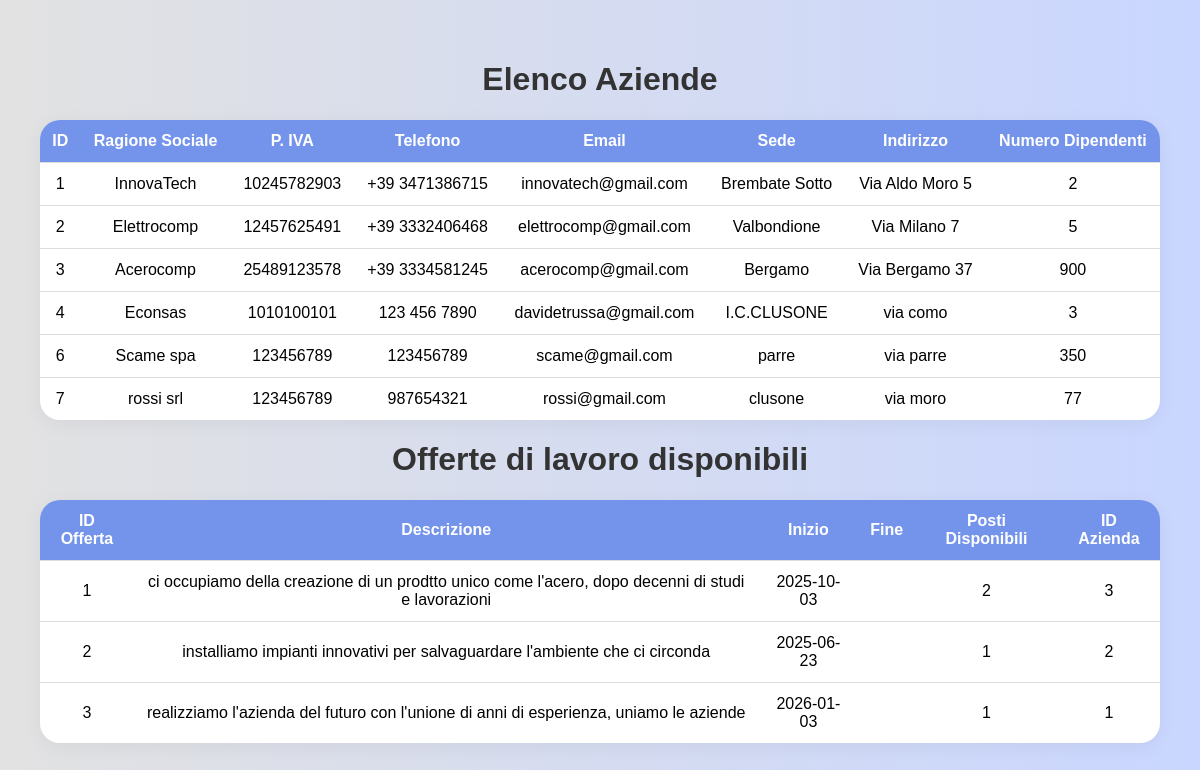
Page /mostra_azienda.php on the committed database.
### tables this page shows
CREATE TABLE `aziende` (
  `ID_Azienda` int(11) NOT NULL,
  `RagioneSociale` varchar(30) NOT NULL,
  `P_Iva` varchar(30) NOT NULL,
  `Telefono` varchar(30) NOT NULL,
  `Email` varchar(30) NOT NULL,
  `Sede` varchar(30) NOT NULL,
  `Indirizzo` varchar(30) NOT NULL,
  `N_Dipendenti` int(11) NOT NULL
);

CREATE TABLE `offertedilavoro` (
  `ID_Offerta` int(11) NOT NULL,
  `Descrizione` varchar(100) NOT NULL,
  `Inizio` date NOT NULL,
  `Fine` date DEFAULT NULL,
  `PostiDisponibili` int(11) NOT NULL,
  `id_Azienda` int(11) NOT NULL
);

### mostra_azienda.php (the view, shortened to what this page needs)
<!DOCTYPE html>
<html lang="it">
<head>
    <link rel="stylesheet" href="css/mostra.css">
</head>
<body>
    <div class="container">
        <?php
        require('connessione.php');
        $sqlAziende = "SELECT * FROM aziende";
        $risAziende = $conn->query($sqlAziende);
        echo "<h1>Elenco Aziende</h1>";
        if ($risAziende->num_rows > 0) {
            echo "<table>
                <tr>
                    <th>ID</th>
                    <th>Ragione Sociale</th>
                    <th>P. IVA</th>
                    <th>Telefono</th>
                    <th>Email</th>
                    <th>Sede</th>
                    <th>Indirizzo</th>
                    <th>Numero Dipendenti</th>
                </tr>";
            foreach ($risAziende as $riga) {
                echo "<tr>
                    <td>" . htmlspecialchars($riga['ID_Azienda']) . "</td>
                    <td>" . htmlspecialchars($riga['RagioneSociale']) . "</td>
                    <td>" . htmlspecialchars($riga['P_Iva']) . "</td>
                    <td>" . htmlspecialchars($riga['Telefono']) . "</td>
                    <td>" . htmlspecialchars($riga['Email']) . "</td>
                    <td>" . htmlspecialchars($riga['Sede']) . "</td>
                    <td>" . htmlspecialchars($riga['Indirizzo']) . "</td>
                    <td>" . htmlspecialchars($riga['N_Dipendenti']) . "</td>
                </tr>";
            }
            echo "</table>";
        } else {
            echo "<p>Nessuna azienda trovata.</p>";
        }
        $sqlOfferte = "SELECT * FROM offertedilavoro";
        $risOfferte = $conn->query($sqlOfferte);
        echo "<h1>Offerte di lavoro disponibili</h1>";
        if ($risOfferte->num_rows > 0) {
            echo "<table>
                <tr>
                    <th>ID Offerta</th>
                    <th>Descrizione</th>
                    <th>Inizio</th>
                    <th>Fine</th>
                    <th>Posti Disponibili</th>
                    <th>ID Azienda</th>
                </tr>";
            foreach ($risOfferte as $offerta) {
                echo "<tr>
                    <td>" . htmlspecialchars($offerta['ID_Offerta']) . "</td>
                    <td>" . htmlspecialchars($offerta['Descrizione']) . "</td>
                    <td>" . htmlspecialchars($offerta['Inizio']) . "</td>
                    <td>" . htmlspecialchars($offerta['Fine']) . "</td>
                    <td>" . htmlspecialchars($offerta['PostiDisponibili']) . "</td>
                    <td>" . htmlspecialchars($offerta['id_Azienda']) . "</td>
                </tr>";
            }
            echo "</table>";
        } else {
            echo "<p>Nessuna offerta di lavoro trovata.</p>";
        }
        ?>
    </div>
</body>
</html>

### css/mostra.css (style rules this page uses)
body { font-family: "Poppins", sans-serif; background: linear-gradient(90deg, #e2e2e2, #c9d6ff); margin: 0; padding: 40px; }
table { width: 100%; border-collapse: separate; border-spacing: 0; margin-top: 20px; border-radius: 20px; overflow: hidden; box-shadow: 0 4px 20px rgba(0, 0, 0, 0.05); }
th, td { padding: 12px; text-align: center; border-bottom: 1px solid #ddd; background-color: #fff; }
th { background-color: #7494ec; color: white; }
tr:last-child td { border-bottom: none; }
h1 { text-align: center; color: #333; }

### rows in the picture
aziende: ID_Azienda "1", RagioneSociale "InnovaTech", P_Iva "10245782903", Telefono "+39 3471386715", Email "innovatech@gmail.com", Sede "Brembate Sotto", Indirizzo "Via Aldo Moro 5", N_Dipendenti "2"
aziende: ID_Azienda "2", RagioneSociale "Elettrocomp", P_Iva "12457625491", Telefono "+39 3332406468", Email "elettrocomp@gmail.com", Sede "Valbondione", Indirizzo "Via Milano 7", N_Dipendenti "5"
aziende: ID_Azienda "3", RagioneSociale "Acerocomp", P_Iva "25489123578", Telefono "+39 3334581245", Email "acerocomp@gmail.com", Sede "Bergamo", Indirizzo "Via Bergamo 37", N_Dipendenti "900"
aziende: ID_Azienda "4", RagioneSociale "Econsas", P_Iva "1010100101", Telefono "123 456 7890", Email "davidetrussa@gmail.com", Sede "I.C.CLUSONE", Indirizzo "via como", N_Dipendenti "3"
aziende: ID_Azienda "6", RagioneSociale "Scame spa", P_Iva "123456789", Telefono "123456789", Email "scame@gmail.com", Sede "parre", Indirizzo "via parre", N_Dipendenti "350"
aziende: ID_Azienda "7", RagioneSociale "rossi srl", P_Iva "123456789", Telefono "987654321", Email "rossi@gmail.com", Sede "clusone", Indirizzo "via moro", N_Dipendenti "77"
offertedilavoro: ID_Offerta "1", Descrizione "ci occupiamo della creazione di un prodtto unico come l'acero, dopo decenni di studi e lavorazioni", Inizio "2025-10-03", PostiDisponibili "2", id_Azienda "3"
offertedilavoro: ID_Offerta "2", Descrizione "installiamo impianti innovativi per salvaguardare l'ambiente che ci circonda", Inizio "2025-06-23", PostiDisponibili "1", id_Azienda "2"
offertedilavoro: ID_Offerta "3", Descrizione "realizziamo l'azienda del futuro con l'unione di anni di esperienza, uniamo le aziende", Inizio "2026-01-03", PostiDisponibili "1", id_Azienda "1"
